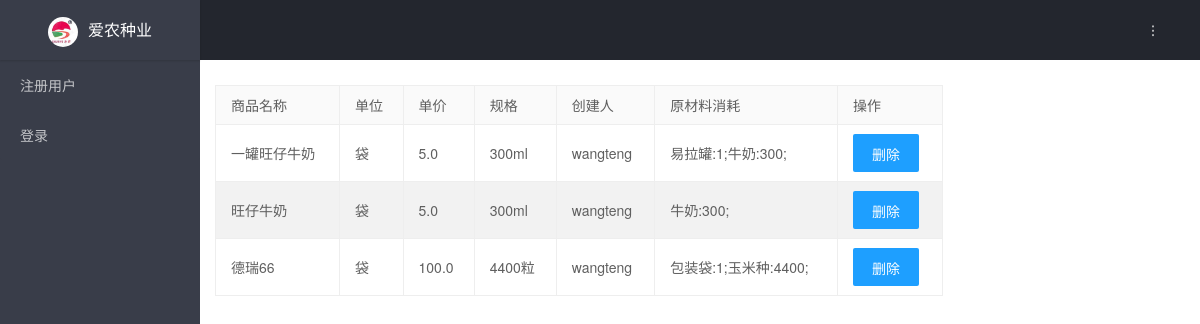
Screenshot of /product/list with the database file from the repository.
### tables this page shows
CREATE TABLE product_def(
    id INTEGER PRIMARY KEY AUTOINCREMENT,
    name TEXT UNIQUE NOT NULL,
    unit TEXT NOT NULL,
    specification TEXT,
    price DOUBLE,
    creator TEXT NOT NULL,
    material_cost_conf TEXT
);

### transport/product.py (the view)
@bp.route('/list')
def index():
    db = get_db()
    products = db.execute(
        'SELECT id, name, unit, specification, price,creator,material_cost_conf'
        ' FROM product_def'
        ' ORDER BY id DESC'
    ).fetchall()
    materials = db.execute(
        'SELECT id, name, count'
        ' FROM material'
        ' ORDER BY id DESC'
    ).fetchall()
    if products is None or materials is None:
        return render_template('product/list.html', products=products)
    materialMap = dict()
    if materials is not None:
        for material in materials:
            materialMap[material['id']] = material['name']
    productList = []
    for product in products:
        productDict=dict(product)
        materialCostConfStr = product['material_cost_conf']
        materialCostConf = json.loads(materialCostConfStr)
        materialCostStr=""
        for cost in materialCostConf:
            materialCostStr+=materialMap.get(int(cost['materialId']))+":"+cost['materialCost']+";"
        productDict['material_cost_conf']=materialCostStr
        productList.append(productDict)
    return render_template('product/list.html', products=productList)

### transport/auth.py (called while the page is built)
@bp.before_app_request
def load_logged_in_user():
    user_id = session.get('user_id')
    if user_id is None:
        g.user = None
    else:
        g.user = get_db().execute(
            'SELECT * FROM user WHERE id = ?', (user_id,)
        ).fetchone()

### transport/db.py (called while the page is built)
def get_db():
    if 'db' not in g:
        g.db = sqlite3.connect(
            current_app.config['DATABASE'],
            detect_types=sqlite3.PARSE_DECLTYPES
        )
        g.db.row_factory = sqlite3.Row
    return g.db

### transport/templates/product/list.html (shortened to what this page needs)
{% extends 'base.html' %}
{% block content %}
<div class="page-body">
  <div class="layui-col-md9 site-content">
    <table class="layui-table" lay-even>
      <thead>
        <tr>
          <th>商品名称</th>
          <th>单位</th>
          <th>单价</th>
          <th>规格</th>
          <th>创建人</th>
          <th>原材料消耗</th>
          <th>操作</th>
        </tr>
      </thead>
      <tbody>
      {% for product in products %}
        <tr>
          <td>{{product['name']}}</td>
          {% if product['unit'] == 'bag'%}
          <td>袋</td>
          {% elif product['unit'] == 'kg' %}
          <td>公斤</td>
          {% else %}
          <td>无</td>
          {% endif %}
          <td>{{product['price']}}</td>
          <td>{{product['specification']}}</td>
          <td>{{product['creator']}}</td>
          <td>{{product['material_cost_conf']}}</td>
          <td><input type="button" class="layui-btn layui-btn-normal" onclick="deleteProduct({{product['id']}})" value="删除" id="{{product['id']}}" /></td>
        </tr>
      {% endfor %}
      </tbody>
    </table>
</div>
  </div>
{% endblock %}

### rows the page displays
product_def: name "一罐旺仔牛奶", unit "袋", price "5.0", specification "300ml", creator "wangteng", material_cost_conf "易拉罐:1;牛奶:300;"
product_def: name "旺仔牛奶", unit "袋", price "5.0", specification "300ml", creator "wangteng", material_cost_conf "牛奶:300;"
product_def: name "德瑞66", unit "袋", price "100.0", specification "4400粒", creator "wangteng", material_cost_conf "包装袋:1;玉米种:4400;"
